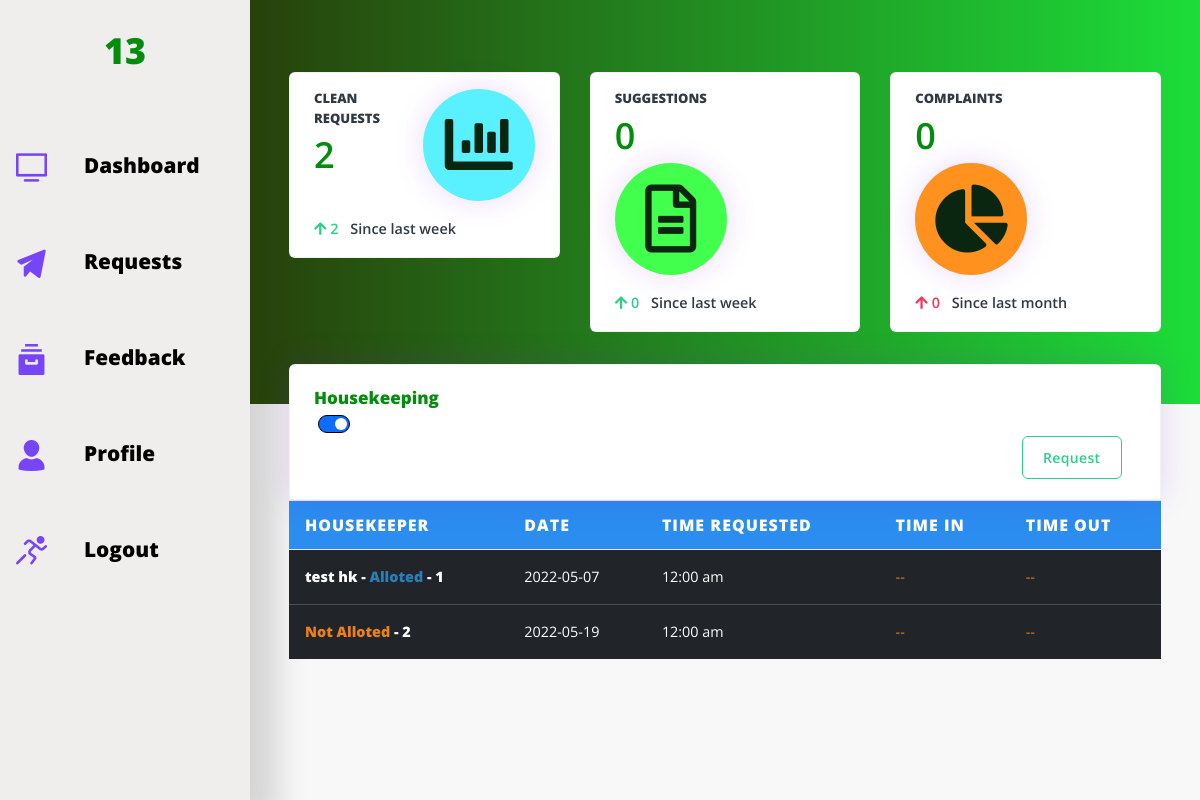
The app's page /index.php (signed in), older data.
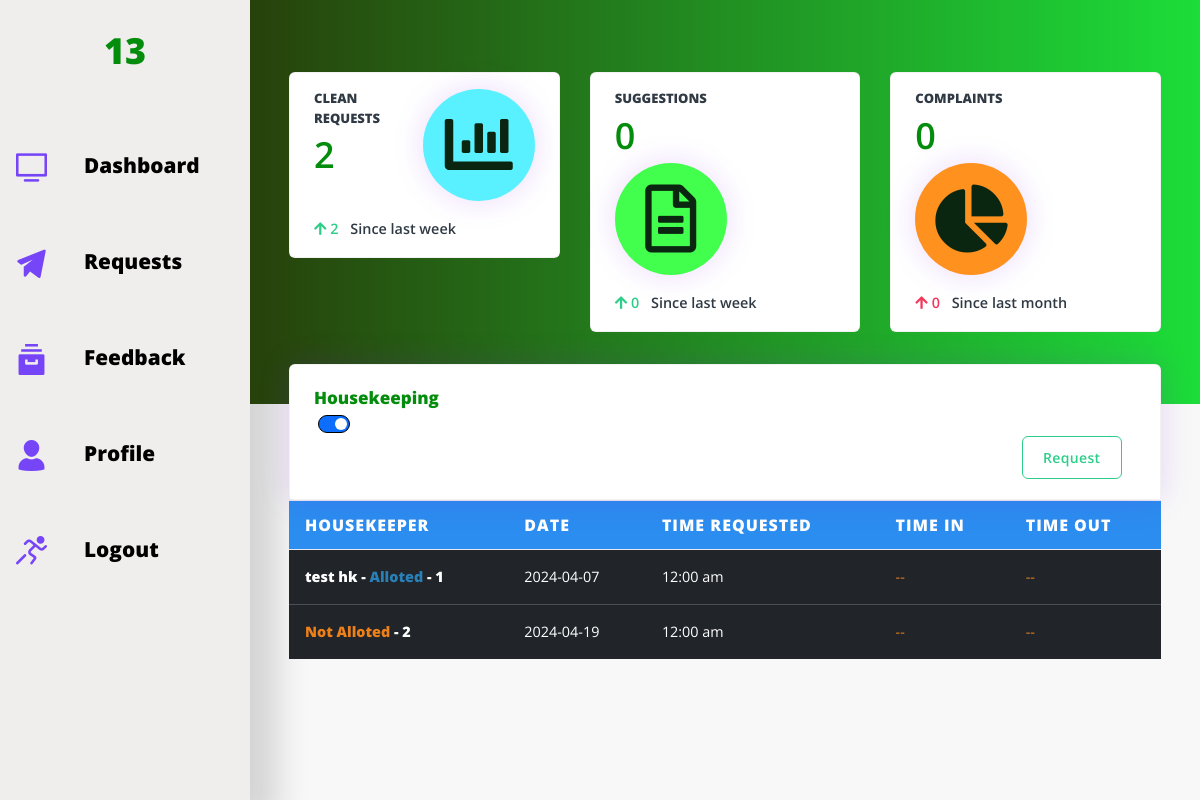
The same page, newer data.
### tables this page shows
CREATE TABLE `cleanrequest` (
  `request_id` bigint(255) UNSIGNED NOT NULL,
  `rollnumber` int(12) NOT NULL,
  `worker_id` int(12) NOT NULL,
  `date` date NOT NULL,
  `cleaningtime` int(11) NOT NULL,
  `req_status` tinyint(1) NOT NULL
);

CREATE TABLE `housekeeper` (
  `worker_id` int(12) UNSIGNED NOT NULL,
  `name` varchar(30) NOT NULL,
  `hostel` varchar(5) NOT NULL,
  `floor` tinyint(4) NOT NULL,
  `rooms_cleaned` int(5) NOT NULL,
  `complaints` tinyint(4) NOT NULL
);

### studentfunctions.php (called while the page is built, shortened)
<?php
  function getRequests($roll, $db){
    $query_request = "Select cr.request_id as reqid, hk.worker_id,cr.req_status,hk.name,cr.date, cr.cleaningtime, fd.timein, fd.timeout from cleanrequest cr Left Join housekeeper hk on cr.worker_id=hk.worker_id Left Join feedback fd on cr.request_id = fd.request_id where cr.rollnumber='$roll'";
    $result_request = mysqli_query($db, $query_request);
    return $result_request;
  }
?>

### index.php (the view, shortened to what this page needs)
<!DOCTYPE html>
<html lang="en">
<head>
  <link rel="stylesheet" href="https://cdn.jsdelivr.net/npm/bootstrap@5.3.3/dist/css/bootstrap.min.css">
  <?php require("meta.php"); ?>
</head>
<body data-bs-theme="dark">
  <?php require("sidenav.php"); ?>
  <div class="main-content">
      <div class="header bg-background pb-6 pt-5 pt-md-6">
      <div class="container-fluid">
        <?php require("headerstats.php"); ?>
      </div>
    </div>
    <div class="container-fluid mt--5">
      <div class="row mt-2 pb-5">
        <div class="col-xl-12 mb-5 mb-xl-0">
          <div class="card shadow">
            <div class="card-header border-0">
              <div class="row align-items-center">
                <div class="col">
                  <h3 class="mb-0">Housekeeping</h3>
                  <div class="form-check form-switch mx-4">
                    <input
                      class="form-check-input p-2"
                      type="checkbox"
                      role="switch"
                      id="flexSwitchCheckChecked"
                      checked
                      onclick="myFunction()"
                      style="border-color: black"
                    />
                  </div>
                  </div>
                </div>
                <div class="col text-right">
                  <a href="request.php" class="btn btn-outline-success">Request</a>
                </div>
              </div>
            </div>
            <div class="table-responsive">
              <table class="table align-items-center table-flush">
                <thead class="thead-light">
                  <tr>
                    <th scope="col">Housekeeper</th>
                    <th scope="col">Date</th>
                    <th scope="col">Time Requested</th>
                    <th scope="col">Time In</th>
                    <th scope="col">Time Out</th>
                  </tr>
                </thead>
                <tbody>
<?php
$requestrows = getRequests($_SESSION['rollnumber'], $db);
if(mysqli_num_rows($requestrows) > 0){
  while ($row = mysqli_fetch_assoc($requestrows)) {
?>
                  <tr>
                    <th scope="row">
<?php
if($row['worker_id'] == NULL && $row['req_status'] == 0 ) {
  echo "<span style='color:#EE801A'>Not Alloted</span> - " .$row['reqid'];
}
else if($row['worker_id'] != NULL && $row['req_status'] == 1 ){
  echo $row['name']." - <span style='color:#2980b9'>Alloted</span> - ".$row['reqid'];
}
else if($row['worker_id'] != NULL && $row['req_status'] == 2 ){
  echo $row['name']." - <span style='color:#27ae60'>Served</span> - ".$row['reqid'];
}
?>
                    </th>
                    <td>
                      <?php echo $row['date']; ?>
                    </td>
                    <td>
                    <?php
                    $cleaningtime = $row['cleaningtime'];
                    echo date('h:i a', strtotime($cleaningtime));
                    ?>
                    </td>
                    <td>
<?php
if($row['timein'] == NULL) {
  echo "<span style='color:#EE801A'>--</span>";
}
else if($row['timein'] != NULL){
  $timei = $row['timein'];
  echo date('h:i a', strtotime($timei));
}
?>
                    </td>
                    <td>
<?php
if($row['timeout'] == NULL) {
  echo "<span style='color:#EE801A'>--</span>";
}
else if($row['timeout'] != NULL){
  $timeo = $row['timeout'];
  echo date('h:i a', strtotime($timeo));
}
?>
                    </td>
                  </tr>
<?php }} ?>
                </tbody>
              </table>
            </div>
          </div>
        </div>
      </div>
    </div>
</body>
</html>

Row changes from the older to the newer data that the page shows:
changed cleanrequest "test hk": date "2022-05-07" → "2024-04-07"
changed cleanrequest id 2: date "2022-05-19" → "2024-04-19"
